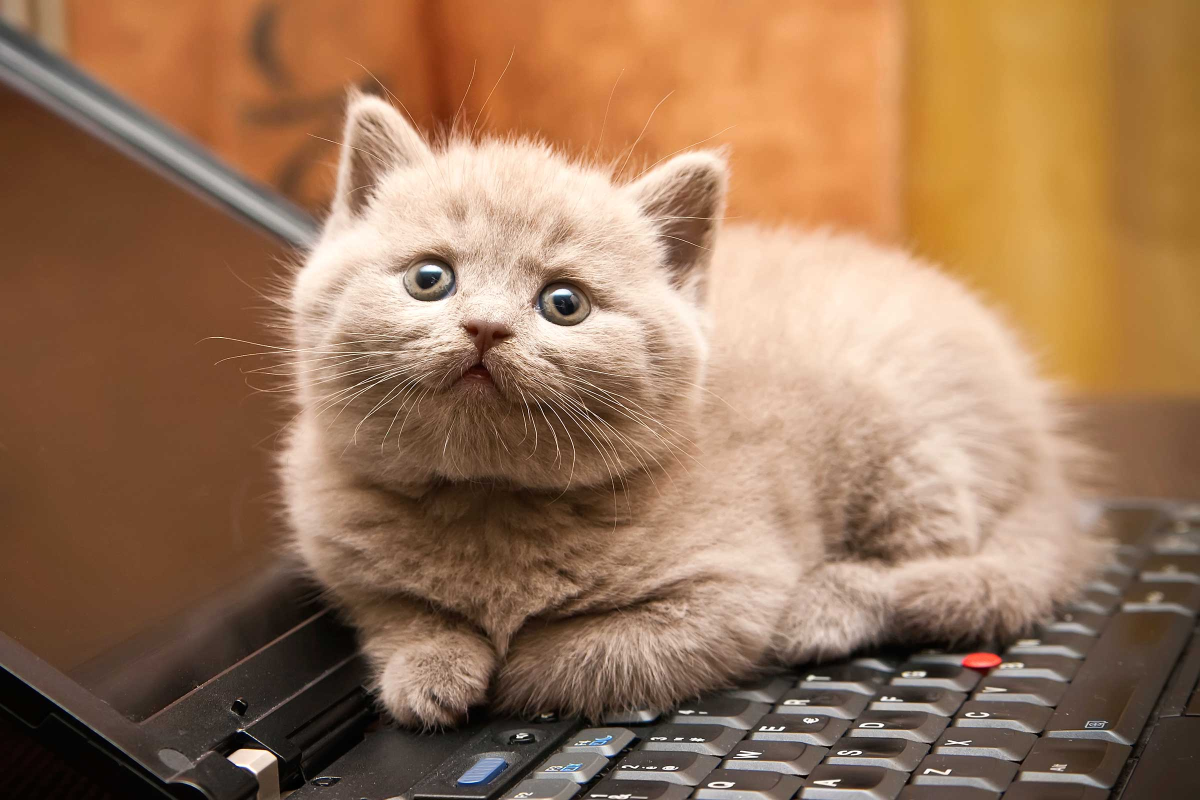
#> input picture data/cat.jpg, 2400 x 1600 px (shown at 1/2 size)
$ jupyter execute image_handling.ipynb   (shell and % lines are left out)   (older library calls are emulated)
#> lines starting #> are read from the running program, lines starting #| are printed output that depends on the picture
# Image Handling 이미지 만지기

[cell 1]
# 패키지 불러오기

import numpy as np
# numpy

import os
# os

from scipy.misc import imread, imresize
# scipy
# imread : 이미지 읽어요, imresize : 이미지 사이즈 재조정

import matplotlib.pyplot as plt
# matplotlib

## Print Current Folder

[cell 2]
cwd = os.getcwd()
print("Current Folder is %s" % (cwd))

## Print Function

[cell 3]
def print_typeshape(img): # Type과 Shape 출력!

    print("Type is %s" % (type(img)))
    # 데이터 타입을 알려줘요!

    print("Shape is %s" % (img.shape,))
    # 이미지의 모양을 알려줘요!
    # 뒤에 , 있는거 조심!
    # img.shape,

## Load an Image

[cell 4]
# 고양이

cat = imread("./data/cat.jpg")
#> cat is the input picture: shape (1600, 2400, 3); mean R, G, B 154, 117.5, 88.1
print_typeshape(cat)
#| Type is <class 'numpy.ndarray'>
#| Shape is (1600, 2400, 3)

## Plot Loaded Image

[cell 5]
plt.figure(figsize = (10, 8)) # 그림 사이즈
plt.imshow(cat) # 어떤 그림을 보여주지?
plt.title("Original CAT") # 그림 위에 제목
plt.draw() # 그려줘요

[cell 6]
cat
# 정수로 이루어져 있음
# 0 ~ 255 사이

## Load + Cast to Float? 소수로 하기?

[cell 7]
# Load
cat2 = imread("./data/cat.jpg").astype(np.float)
print_typeshape(cat2)
#| Type is <class 'numpy.ndarray'>
#| Shape is (1600, 2400, 3)

# Plot
plt.figure(figsize = (10, 8))
plt.imshow(cat2)
plt.title("Original Image with imread.astype(np.float)")
plt.draw()
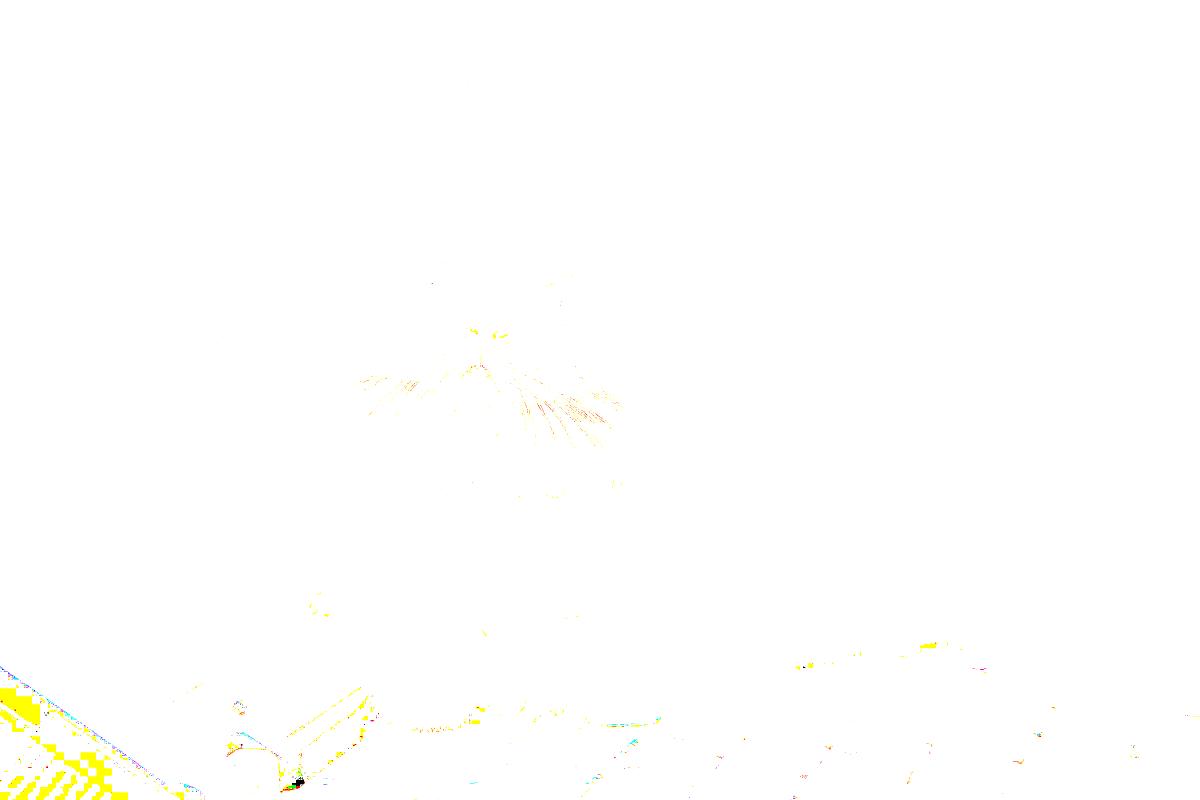
#> shown: shape (1600, 2400, 3) float64 (shown at 1/2 size); mean R, G, B 1, 1, 0.995

0에서 1 사이의 값을 가지는 소수 처리가 되어서 그림이 이상하게 보인다

## Load + Cast to Float + Normalize to 0~1 정상화 시키기

[cell 8]
# Load
cat3 = imread("./data/cat.jpg").astype(np.float)
print_typeshape(cat3)
#| Type is <class 'numpy.ndarray'>
#| Shape is (1600, 2400, 3)

# Plot
plt.figure(figsize = (10, 8))
plt.imshow(cat3/255.)
# 그림 정상화시키려면 여기다가 /255. 를 붙여아 함!

plt.title("Original Image with imread.astype(np.float)/255.")
plt.draw()

## Resize

[cell 9]
# Resize
catsmall = imresize(cat, [100, 100])
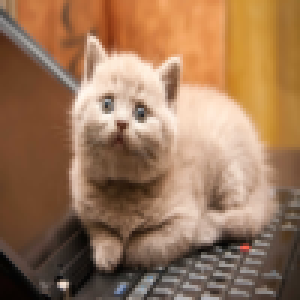
#> catsmall: shape (100, 100, 3) (shown 3 times larger); mean R, G, B 154, 117.5, 88.2
print_typeshape(catsmall)
#| Type is <class 'numpy.ndarray'>
#| Shape is (100, 100, 3)

# plot
plt.figure(1)
plt.imshow(catsmall)
plt.title("Resized Image")
plt.draw()

[cell 10]
# Resize
catsmall2 = imresize(cat, [200, 100])
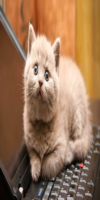
#> catsmall2: shape (200, 100, 3); mean R, G, B 154, 117.5, 88.2
print_typeshape(catsmall2)
#| Type is <class 'numpy.ndarray'>
#| Shape is (200, 100, 3)

# plot
plt.figure(1)
plt.imshow(catsmall2)
plt.title("Resized Image 2")
plt.draw()

## GrayScale

[cell 11]
def rgb2gray(rgb):
    if len(rgb.shape) is 3 : # channel이 3
        return np.dot(rgb[..., :3], [0.299, 0.587, 0.114])
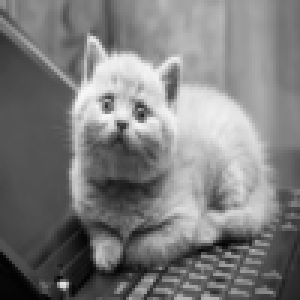
#> returned value: shape (100, 100) float64 (shown 3 times larger); min 3.55, max 248.3, mean 125.1
    else:
        print("Current Image if GRAY!")
        return rgb

[cell 12]
catsmallgray = rgb2gray(catsmall)
print("size of catsmallgray is %s" % (catsmallgray.shape,))
#| size of catsmallgray is (100, 100)
print("type of catsmallgray is %s" % (type(catsmallgray)))
#| type of catsmallgray is <class 'numpy.ndarray'>

[cell 13]
# 흑백
# plt.get_cmap 얘가 있어야 함!
# 행렬을 다루기 때문에 column이라는 값을 통해서 각각의 값을 다른 색깔로 표현해주어야 함

plt.imshow(catsmallgray, cmap = plt.get_cmap("gray"))
plt.title("[imshow] Gray Image")
plt.colorbar()
plt.draw()
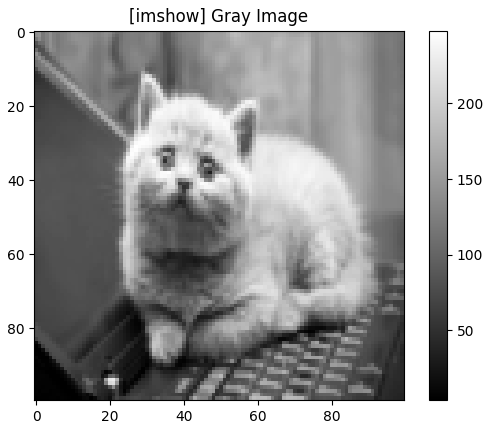
#> figure drawn by matplotlib, 2 panels

[cell 14]
# 제트

plt.imshow(catsmallgray, cmap = plt.get_cmap("jet"))
plt.title("[imshow] Jet Image")
plt.colorbar()
plt.draw()
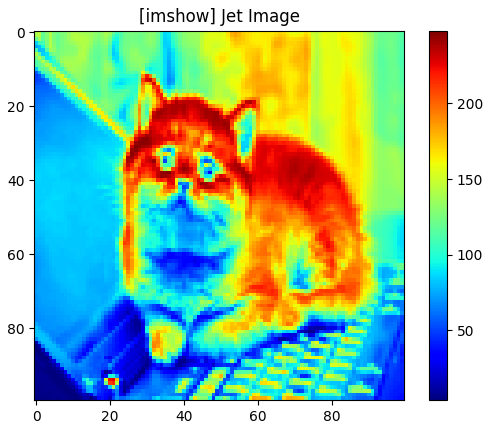
#> figure drawn by matplotlib, 2 panels

## Reshape 모양을 바꾼다

### Matrix to Vector

[cell 15]
# Matrix to Vector

catrowvec = np.reshape(catsmallgray, (1, -1))
# 이거 꿀팁
# 1, -1 하면 -1이 10000이 됨
# 애초에 -1을 붙이면 두개를 곱한 값이 10000으로 해줌
# 여기서는 1, 10000이 된다는 소리겠지

print("size of catsmallgray is %s" % (catrowvec.shape,))
#| size of catsmallgray is (1, 10000)
print("type of catsmallgray is %s" % (type(catrowvec)))
#| type of catsmallgray is <class 'numpy.ndarray'>

[cell 16]
plt.imshow(catrowvec, cmap=plt.get_cmap("gray"))
plt.title("Reshaped Matrix - Catrowvec")
plt.colorbar()
plt.draw()
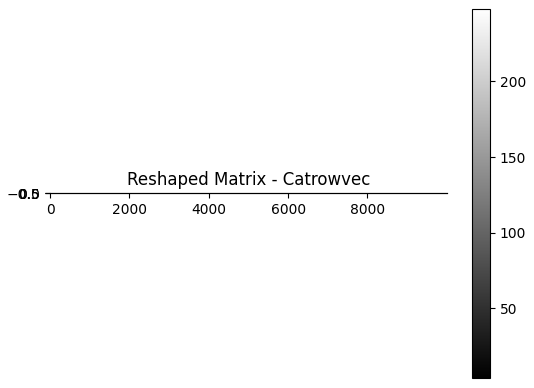
#> figure drawn by matplotlib, 2 panels

### Vector to Matrix

[cell 17]
# Vector to Matrix

catmatrix = np.reshape(catrowvec, (100, -1))
# 여기도 마찬가지로 -1이 있으면 두개를 곱하면 10000
# 따라서 여기는 100, 100이 됨!

print("size of catmatrix is %s" % (catmatrix.shape,))
#| size of catmatrix is (100, 100)
print("type of catmatrix is %s" % (type(catmatrix)))
#| type of catmatrix is <class 'numpy.ndarray'>

[cell 18]
plt.imshow(catmatrix, cmap=plt.get_cmap("gray"))
plt.title("Reshaped Matrix - CatMatrix")
plt.colorbar()
plt.draw()

# Load From Folder

## First, See what's inside the Folder

[cell 19]
cwd = os.getcwd()
path = cwd + '/data/'
flist = os.listdir(path)
print("[%d] files are in [%s]" % (len(flist), path))

## List Up Files inside the Folder

[cell 20]
# enumerate 활용

for i, f in enumerate(flist):
    print("[%d]th file is [%s]" % (i, f))

## Load Images with Approximate Extensions

[cell 21]
valid_exts = [".jpg", ".gif", ".png", ".tga", ".jpeg"]
imgs = []
names = []

for f in flist:
    ext = os.path.splitext(f)[1]
    if ext.lower() not in valid_exts:
        continue
    # Load and Append to IMGS List
    fullpath = os.path.join(path, f)
    imgs.append(imread(fullpath))

    # Append Names
    names.append(os.path.splitext(f)[0])

## Plot Loaded Images

[cell 22]
for img, name in zip(imgs, names):
    plt.imshow(img)
    plt.title(name)
    plt.show()
#> this loop made 3 passes
#> name on passes 1 to 3: 'cat', 'cow', 'dog'
